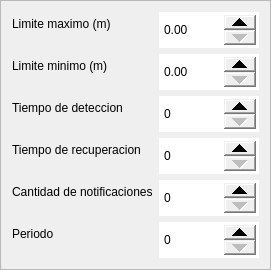
        <widget class="QFrame" name="frame_25">
         <property name="styleSheet">
          <string notr="true">QDoubleSpinBox { 
height: 30;
}

QDoubleSpinBox::up-button { 
width: 32px; 
height: 15;
}
QDoubleSpinBox::down-button { 
width: 32px; 
height: 15;

}</string>
         </property>
         <property name="frameShape">
          <enum>QFrame::StyledPanel</enum>
         </property>
         <property name="frameShadow">
          <enum>QFrame::Raised</enum>
         </property>
         <layout class="QFormLayout" name="formLayout_31">
          <item row="0" column="0">
           <widget class="QLabel" name="label_200">
            <property name="text">
             <string>Limite maximo (m)</string>
            </property>
           </widget>
          </item>
          <item row="0" column="1">
           <widget class="QDoubleSpinBox" name="control_1102">
            <property name="accelerated">
             <bool>true</bool>
            </property>
            <property name="prefix">
             <string/>
            </property>
            <property name="suffix">
             <string/>
            </property>
            <property name="minimum">
             <double>0.000000000000000</double>
            </property>
            <property name="maximum">
             <double>9999999999.000000000000000</double>
            </property>
            <property name="singleStep">
             <double>0.010000000000000</double>
            </property>
           </widget>
          </item>
          <item row="1" column="0">
           <widget class="QLabel" name="label_201">
            <property name="text">
             <string>Limite minimo (m)</string>
            </property>
           </widget>
          </item>
          <item row="1" column="1">
           <widget class="QDoubleSpinBox" name="control_1103">
            <property name="accelerated">
             <bool>true</bool>
            </property>
            <property name="prefix">
             <string/>
            </property>
            <property name="suffix">
             <string/>
            </property>
            <property name="minimum">
             <double>0.000000000000000</double>
            </property>
            <property name="maximum">
             <double>9999999999.000000000000000</double>
            </property>
            <property name="singleStep">
             <double>0.010000000000000</double>
            </property>
           </widget>
          </item>
          <item row="3" column="0">
           <widget class="QLabel" name="label_202">
            <property name="text">
             <string>Tiempo de deteccion</string>
            </property>
           </widget>
          </item>
          <item row="3" column="1">
           <widget class="QDoubleSpinBox" name="control_1104">
            <property name="accelerated">
             <bool>true</bool>
            </property>
            <property name="prefix">
             <string/>
            </property>
            <property name="suffix">
             <string/>
            </property>
            <property name="decimals">
             <number>0</number>
            </property>
            <property name="minimum">
             <double>0.000000000000000</double>
            </property>
            <property name="maximum">
             <double>9999999999.000000000000000</double>
            </property>
            <property name="singleStep">
             <double>1.000000000000000</double>
            </property>
           </widget>
          </item>
          <item row="4" column="0">
           <widget class="QLabel" name="label_203">
            <property name="text">
             <string>Tiempo de recuperacion</string>
            </property>
           </widget>
          </item>
          <item row="4" column="1">
           <widget class="QDoubleSpinBox" name="control_1105">
            <property name="accelerated">
             <bool>true</bool>
            </property>
            <property name="prefix">
             <string/>
            </property>
            <property name="suffix">
             <string/>
            </property>
            <property name="decimals">
             <number>0</number>
            </property>
            <property name="minimum">
             <double>0.000000000000000</double>
            </property>
            <property name="maximum">
             <double>9999999999.000000000000000</double>
            </property>
            <property name="singleStep">
             <double>1.000000000000000</double>
            </property>
           </widget>
          </item>
          <item row="5" column="0">
           <widget class="QLabel" name="label_204">
            <property name="text">
             <string>Cantidad de notificaciones</string>
            </property>
           </widget>
          </item>
          <item row="5" column="1">
           <widget class="QDoubleSpinBox" name="control_1106">
            <property name="accelerated">
             <bool>true</bool>
            </property>
            <property name="prefix">
             <string/>
            </property>
            <property name="suffix">
             <string/>
            </property>
            <property name="decimals">
             <number>0</number>
            </property>
            <property name="minimum">
             <double>0.000000000000000</double>
            </property>
            <property name="maximum">
             <double>9999999999.000000000000000</double>
            </property>
           </widget>
          </item>
          <item row="6" column="0">
           <widget class="QLabel" name="label_205">
            <property name="text">
             <string>Periodo</string>
            </property>
           </widget>
          </item>
          <item row="6" column="1">
           <widget class="QDoubleSpinBox" name="control_1107">
            <property name="accelerated">
             <bool>true</bool>
            </property>
            <property name="prefix">
             <string/>
            </property>
            <property name="suffix">
             <string/>
            </property>
            <property name="decimals">
             <number>0</number>
            </property>
            <property name="minimum">
             <double>0.000000000000000</double>
            </property>
            <property name="maximum">
             <double>9999999999.000000000000000</double>
            </property>
           </widget>
          </item>
         </layout>
        </widget>
